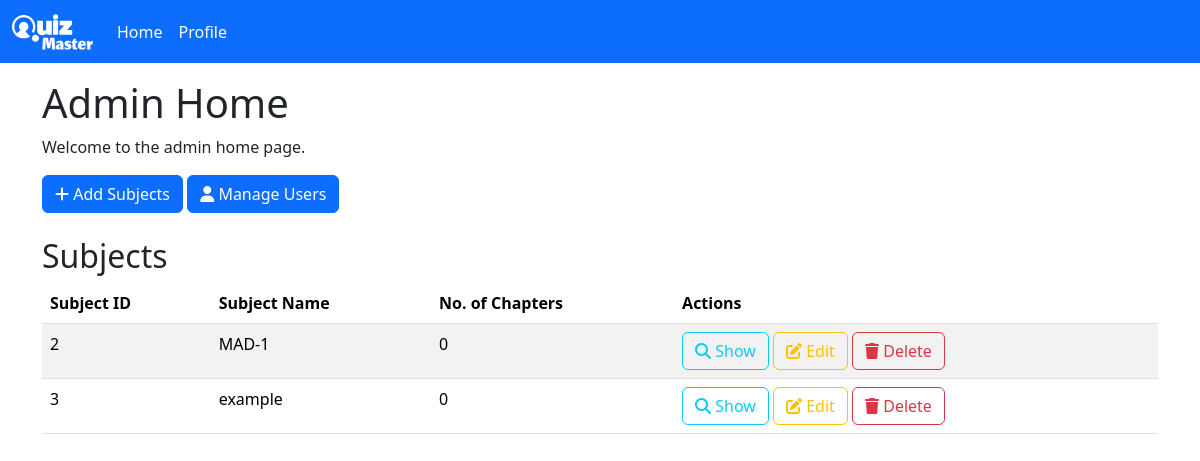
The app's page /admin_home (signed in), older data.
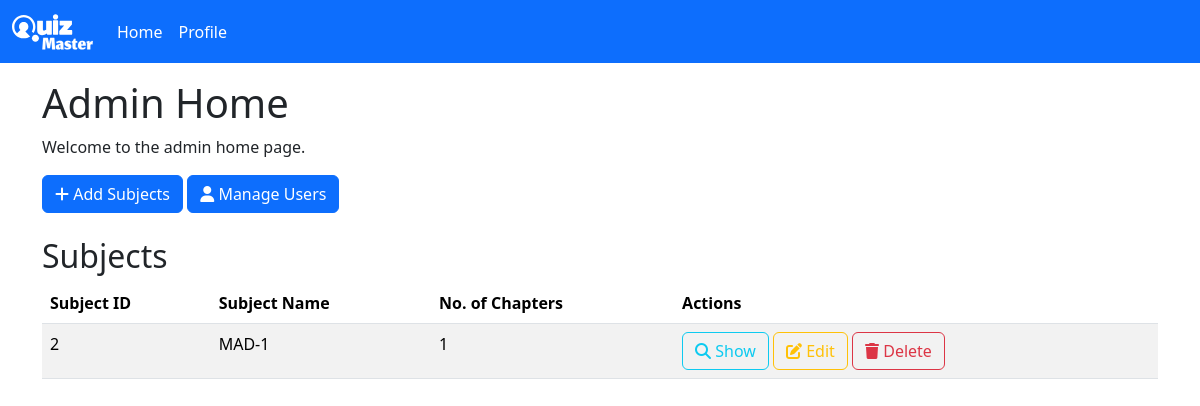
The same page, newer data.
### models.py (models this page shows)
class Subject(db.Model):
    id = db.Column(db.Integer, primary_key=True, autoincrement=True)
    name = db.Column(db.String(80), unique=True, nullable=False)
    description = db.Column(db.String(120), default="Not available")
    chapters = db.relationship("Chapter", backref="subject", lazy=True)

### routes.py (the view)
    @app.route("/admin_home")
    @admin_required
    def admin_home():
        if "admin" in session and session["admin"] is True:
            subjects = Subject.query.all()
            return render_template("admin_home.html", subjects=subjects)
        else:
            flash("Access denied")
            return redirect(url_for("home"))

### templates/admin_home.html (shortened to what this page needs)
{% extends 'base.html' %}
{% block content %}
<div class="container mt-3">
    <h1>Admin Home</h1>
    <p>Welcome to the admin home page.</p>
    <div class="col">
        <a href="{{url_for('add_subjects')}}" class="btn btn-primary"><i class="fas fa-plus"></i> Add Subjects</a>
        <a href="{{url_for('manage_users')}}" class="btn btn-primary"><i class="fa-solid fa-user"></i> Manage Users</a>
    </div>
    <br>
    <h2>Subjects</h2>
    <table class="table table-striped">
        <thead>
            <tr>
                <th>Subject ID</th>
                <th>Subject Name</th>
                <th>No. of Chapters</th>
                <th>Actions</th>
            </tr>
        </thead>
        <tbody>
            {% for subject in subjects %}
            <tr>
                <td>{{subject.id}}</td>
                <td>{{subject.name}}</td>
                <td>{{subject.chapters|length}}</td>
                <td>
                    <a href="{{url_for('show_subject', id=subject.id)}}" class="btn btn-outline-info"><i
                            class="fas fa-search"></i> Show</a>
                    <a href="{{url_for('edit_subject', id=subject.id)}}" class="btn btn-outline-warning"><i
                            class="fas fa-edit"></i> Edit</a>
                    <a href="{{url_for('delete_subject', id=subject.id)}}" class="btn btn-outline-danger"><i
                            class="fas fa-trash"></i> Delete</a>
                </td>
            </tr>
            {% endfor %}
        </tbody>
    </table>
</div>
{% endblock %}

### templates/base.html (shortened to what this page needs)
<!DOCTYPE html>
<html lang="en">
<head>
    <link href="https://cdn.jsdelivr.net/npm/bootstrap@5.3.3/dist/css/bootstrap.min.css" rel="stylesheet"
>
    <link rel="stylesheet" href="https://cdnjs.cloudflare.com/ajax/libs/font-awesome/6.7.2/css/all.min.css"
 />
</head>
<body>
    {% include 'navbar.html' with context %}
    {% block content %}
    {% endblock %}
</body>
</html>

### templates/navbar.html (shortened to what this page needs)
<nav class="navbar navbar-expand-lg navbar-dark bg-primary">
    <div class="container-fluid">
        <a class="navbar-brand" href="{{url_for('index')}}">
            <img src="{{ url_for('static', filename='svg/logo.svg') }}" alt="Logo" width="81" height="36" class="d-inline-block align-text-top">
          </a>
        {% if 'user_id' in session %}
        <div class="collapse navbar-collapse" id="navbarNav">
            <ul class="navbar-nav">
              <li class="nav-item">
                <a class="nav-link active" aria-current="page" href="{{url_for('home')}}">Home</a>
              </li>
              <li class="nav-item">
                <a class="nav-link active" href="{{url_for('profile')}}">Profile</a>
              </li>
            </ul>
          </div>
        {% endif %}
    </div>
</nav>

Row changes from the older to the newer data that the page shows:
removed Subject: id "3", name "example", chapters|length "0"
computed for Subject "MAD-1": chapters|length "0" → "1"
